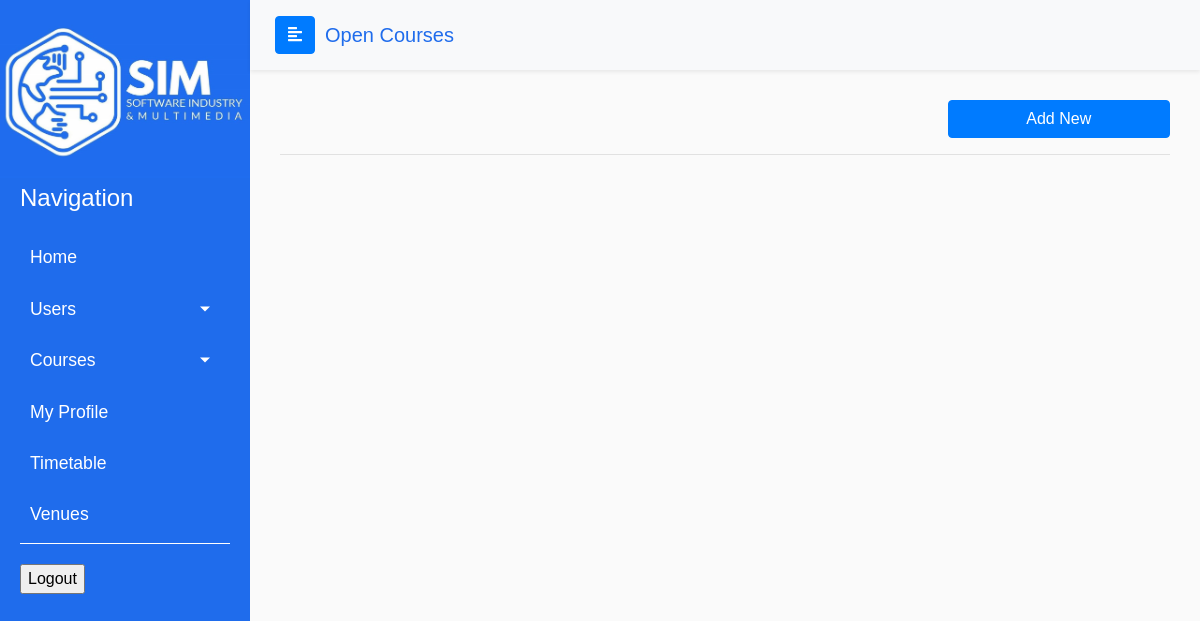
The app's page /admin/open_courses.php, older data.
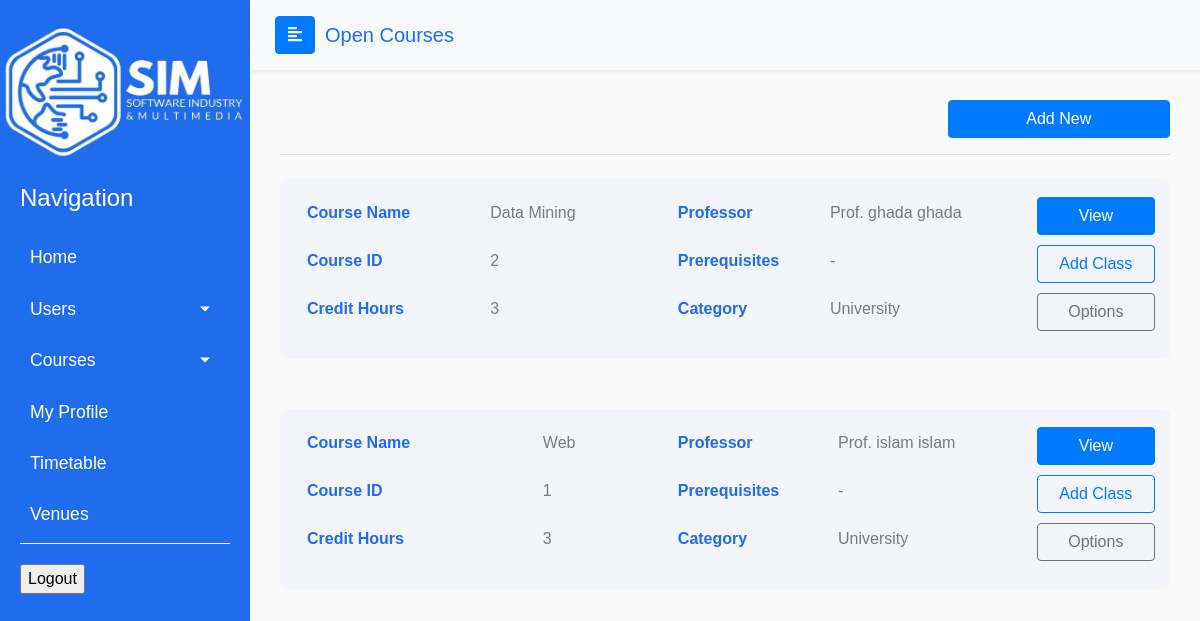
The same page, newer data.
### tables this page shows
CREATE TABLE `courses` (
  `course_id` int(12) NOT NULL,
  `name` varchar(255) NOT NULL,
  `credits` int(11) NOT NULL,
  `has_preq` tinyint(1) DEFAULT NULL,
  `has_labs` tinyint(1) DEFAULT NULL,
  `has_practical` tinyint(1) DEFAULT NULL,
  `category` varchar(20) NOT NULL DEFAULT 'university',
  `elective` varchar(5) NOT NULL DEFAULT 'no'
);

CREATE TABLE `users` (
  `id` int(12) NOT NULL,
  `first_name` varchar(255) NOT NULL,
  `middle_name` varchar(255) NOT NULL,
  `last_name` varchar(255) NOT NULL,
  `national_id` bigint(14) NOT NULL,
  `type` varchar(255) NOT NULL,
  `email` varchar(255) NOT NULL,
  `password` varchar(255) NOT NULL,
  `gender` varchar(255) NOT NULL,
  `mobile_number` varchar(255) NOT NULL,
  `home_number` varchar(255) DEFAULT NULL,
  `image_path` text DEFAULT 'profile_images\\profile.png'
);

### includes/functions.php (the view, shortened to what this page needs)
<?php
include_once dirname(__FILE__, 1) .DIRECTORY_SEPARATOR. "Admin" .DIRECTORY_SEPARATOR. "students" .DIRECTORY_SEPARATOR. "functions.php";
function getOpenCourses()
{
    global $conn;
    $query = "SELECT c.name, c.course_id, c.credits, c.category, c.has_preq, u.first_name, u.last_name FROM open_courses oc
    INNER JOIN courses c ON c.course_id = oc.course_id
    INNER JOIN open_courses_instructors oci ON oci.course_id = oc.course_id
    INNER JOIN instructors i ON i.instructor_id = oci.instructor_id
    INNER JOIN users u ON u.id = i.id_user
    WHERE u.type = 'professor' OR u.type = 'admin'";
    $query_result = mysqli_query($conn, $query);
    while ($row = mysqli_fetch_assoc($query_result)) {
        $cname = $row['name'];
        $id = $row['course_id'];
        $credits = $row['credits'];
        $fname = $row['first_name'];
        $lname = $row['last_name'];
        $category = $row['category'];
        $prerequisite = '-';
        if ($category == 'sim') {
            $category = strtoupper($category);
        } else {
            $category = ucfirst($category);
        }
        echo "
      <div class='conbody container-fluid'>
        <div class='row'>
          <div class='col-lg-5 col-md-12'>
            <table class='table table-borderless '>
              <tbody>
                <tr>
                  <th scope='row'>Course Name</th>
                  <td>$cname</td>
                </tr>
                <tr>
                  <th scope='row'>Course ID</th>
                  <td>$id</td>
                </tr>
                <tr>
                  <th scope='row'>Credit Hours</th>
                  <td>$credits</td>
                </tr>
              </tbody>
            </table>
          </div>
          <div class='col-lg-5 col-md-12'>
            <table class='table table-borderless '>
              <tbody>
                <tr>
                  <th scope='row'>Professor</th>
                  <td>Prof. $fname $lname</td>
                </tr>
                <tr>
                  <th scope='row'>Prerequisites</th>
                  <td>$prerequisite</td>
                </tr>
                <tr>
                  <th scope='row'>Category</th>
                  <td>$category</td>
                </tr>
              </tbody>
            </table>
          </div>
          <div class='btn-grp col-lg-2 col-md-12'>
            <a href='#' class='btn btn-primary'>View</a>
            <a href='../admin/Add_Class.php' class='btn btn-outline-primary'>Add Class</a>
            <a href='#' class='btn btn-outline-secondary'>Options</a>
          </div>
        </div>
      </div>
      ";
    }
}

Row changes from the older to the newer data that the page shows:
added courses: name "Data Mining", course_id "2", credits "3", users.first_name "ghada", users.last_name "ghada", prerequisite "-", category "University"
added courses: name "Web", course_id "1", credits "3", users.first_name "islam", users.last_name "islam", prerequisite "-", category "University"
